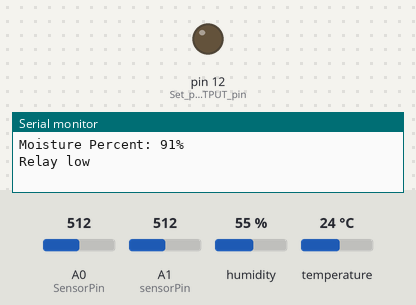
The sketch below on a simulated Arduino Uno, built with avr-gcc and run on an emulated ATmega328P. On the bench: output pins drawn as LEDs (lit = HIGH), the last lines printed to the serial monitor. Inputs (shaded band) come from the test bench; at power-on: A1 (sensorPin) = 512, A0 (SensorPin) = 512, humidity 55 %, temperature 24 °C. The modem accepts every AT command (registered, SIM ready, sends succeed) and sends nothing else.

Above: at 1.2 s.
1.3 s: A1 (sensorPin) set to 474
9.2 s: A1 (sensorPin) set to 452
At 15.7 s:
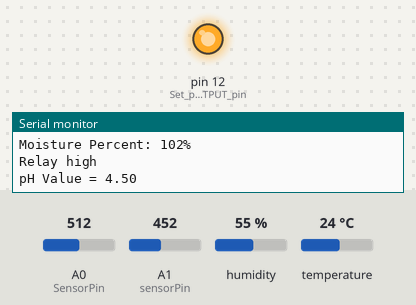
16.4 s: A1 (sensorPin) set to 716
At 22.4 s:
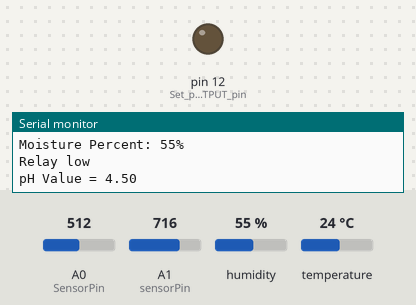
23.3 s: A1 (sensorPin) set to 306
At 29.1 s:
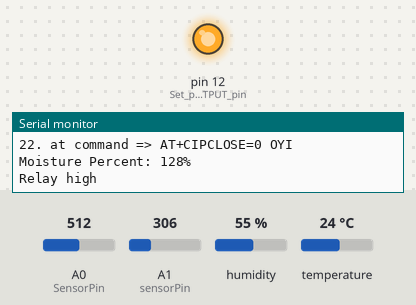
Timing chart, 0 to 30.6 s (numbered marks = the images above; inputs shaded):
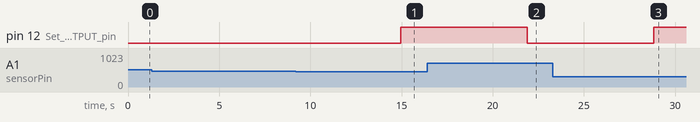

Measured:
- the behaviour switches between 466 and 465 on A1 (sensorPin) (found by bisection; images 0 and 1)
- after the input at 9.2 s, pin 12 (Set_pin_12_OUTPUT_pin): LOW → HIGH after 5.7 s
- after the input at 16.4 s, pin 12 (Set_pin_12_OUTPUT_pin): HIGH → LOW after 5.5 s
- after the input at 23.3 s, pin 12 (Set_pin_12_OUTPUT_pin): LOW → HIGH after 5.5 s

The sketch:

Hardware_code.ino
```cpp
#include <SoftwareSerial.h>
#include <dht.h>
#define SensorPin A0          // the pH meter Analog output is connected with the Arduino’s Analog
#define sensorPin A1
#define RX 2
#define TX 3
#define DHT11_PIN 7
dht DHT;
String AP = "komal1";// AP NAME
String PASS = "komal@15";//Password
String API = "BX7XSI7NGW3M65GY";   // Write API KEY
String HOST = "api.thingspeak.com";
String PORT = "80";
int countTrueCommand;
int countTimeCommand;
boolean found = false;
int sensorValue = 0;
int percent = 0;
int ACWATERPUMP = 12;
unsigned long int avgValue;  //Store the average value of the sensor feedback
float b;
int buf[10],temp;

SoftwareSerial esp8266(RX,TX);

void setup() {
  Serial.begin(9600);
  Serial.println("Ready");    //Test the serial monitor
  pinMode(12,OUTPUT); //Set pin 12 OUTPUT pin, to send signal to relay
  esp8266.begin(115200);
  sendCommand("AT",5,"OK");
  sendCommand("AT+CWMODE=1",5,"OK");
  sendCommand("AT+CWJAP=\""+ AP +"\",\""+ PASS +"\"",20,"OK");
}

void loop() {

 String getData = "GET /update?api_key="+ API +"&field1="+getTemperatureValue()+"&field2="+getHumidityValue()+"&field3="+getPHValue()+"&field4="+getmoistureValue();
 sendCommand("AT+CIPMUX=1",5,"OK");
 sendCommand("AT+CIPSTART=0,\"TCP\",\""+ HOST +"\","+ PORT,15,"OK");
 sendCommand("AT+CIPSEND=0," +String(getData.length()+4),4,"OK");
 esp8266.println(getData);
 delay(1500);countTrueCommand++;
 sendCommand("AT+CIPCLOSE=0",5,"OK");
}

String getTemperatureValue(){
  int t = DHT.read11(DHT11_PIN);
  Serial.print("\nTemperature = ");
  int tem = DHT.temperature;
  Serial.println(tem);
  delay(1500);
  return String(tem);
}

String getHumidityValue(){

  int h = DHT.read11(DHT11_PIN);
   Serial.print("\n Humidity= ");
   int humidity =DHT.humidity;
   Serial.println(humidity);
   delay(1500);
   return String(humidity);

}

String getPHValue(){
for(int i=0;i<10;i++)       //Get 10 sample value from the sensor for smooth the value
  {
    buf[i]=analogRead(SensorPin);
    delay(10);
  }
  for(int i=0;i<9;i++)        //sort the analog from small to large
  {
    for(int j=i+1;j<10;j++)
    {
      if(buf[i]>buf[j])
      {
        temp=buf[i];
        buf[i]=buf[j];
        buf[j]=temp;
      }
    }
  }
  avgValue=0;
  for(int i=2;i<8;i++)                      //take the average value of 6 center sample prior(int i=2;i<8;i++)
    avgValue+=buf[i];
  float milliValue=(float)avgValue*3.0/1024/6; //convert the analog into millivolt (avgValue*5.0/1024/6)
  float phValue=3*milliValue;                      //convert the millivolt into pH value (3.5 prior)
  Serial.print("pH Value = ");
  Serial.print(phValue,2);
  //Serial.println(" ");
  digitalWrite(13, HIGH);
  delay(800);
  digitalWrite(13, LOW);
  return String(phValue);
}


String getmoistureValue(){
  sensorValue = analogRead(sensorPin);
  percent = convertToPercent(sensorValue);
  printValuesToSerial();
  delay(1000);

  if(percent < 100)
  {
  digitalWrite(12,LOW); //if soil moisture sensor provides LOW value send LOW value to relay
  Serial.print("\nRelay low\n");
  }
  else
  {
  digitalWrite(12,HIGH); //if soil moisture sensor provides HIGH value send HIGH value to relay
  Serial.print("\nRelay high\n");
  }
  delay(400); //Wait for few second and then continue the loop.
  return String(percent);
}

int convertToPercent(int value)
{
  int percentValue = 0;
  percentValue = map(value, 1023, 465, 0, 100);
  return percentValue;
}

void printValuesToSerial()
{
  //Serial.print("\n\nAnalog Value: ");
  //Serial.print(sensorValue);
  Serial.print("\nMoisture Percent: ");
  Serial.print(percent);
  Serial.print("%");
}


void sendCommand(String command, int maxTime, char readReplay[]) {
  Serial.print(countTrueCommand);
  Serial.print(". at command => ");
  Serial.print(command);
  Serial.print(" ");
  while(countTimeCommand < (maxTime*1))
  {
    esp8266.println(command);//at+cipsend
    if(esp8266.find(readReplay))//ok
    {
      found = true;
      break;
    }

    countTimeCommand++;
  }

  if(found == true)
  {
    Serial.println("OYI");
    countTrueCommand++;
    countTimeCommand = 0;
  }

  if(found == false)
  {
    Serial.println("Fail");
    countTrueCommand = 0;
    countTimeCommand = 0;
  }

  found = false;
 }
```
